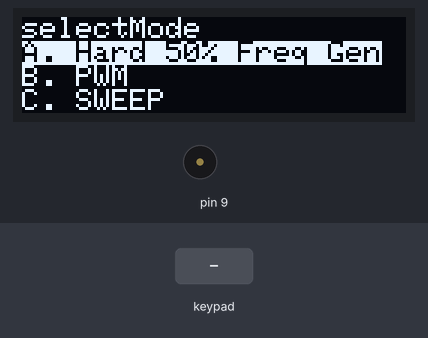
The sketch below on a simulated Arduino Uno, built with avr-gcc and run on an emulated ATmega328P. On the bench: 128×32 one-colour display, buzzer (waves = sounding). Inputs (shaded band) come from the test bench. What the sketch prints to the serial monitor is not drawn.

Above: at 2.3 s.
2.4 s: key 'A' pressed
At 3.0 s:
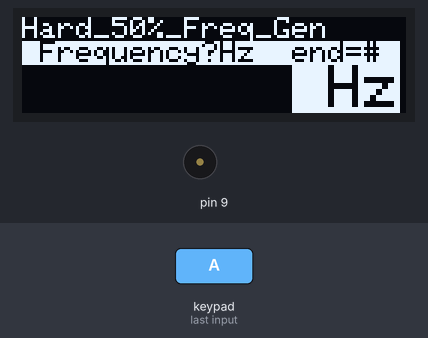
4.0 s: keypad keys 1 2 8 7 6 # pressed 0.4 s apart
At 6.7 s:
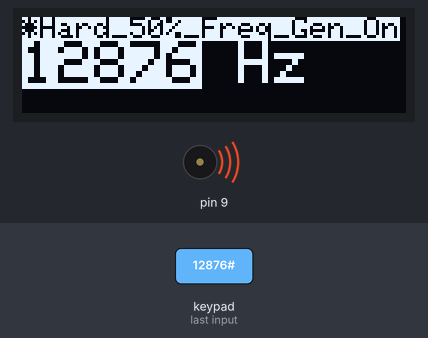
7.9 s: keypad keys 1 2 8 7 6 A pressed 0.4 s apart
At 10.3 s:
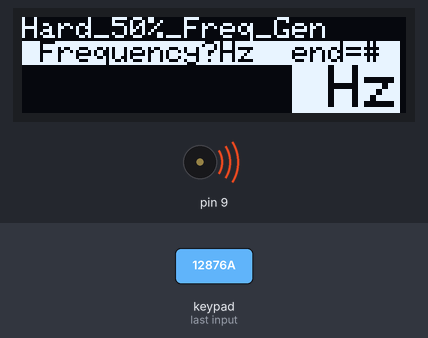
11.8 s: keypad keys 5 4 3 2 * pressed 0.4 s apart
At 12.41 s:
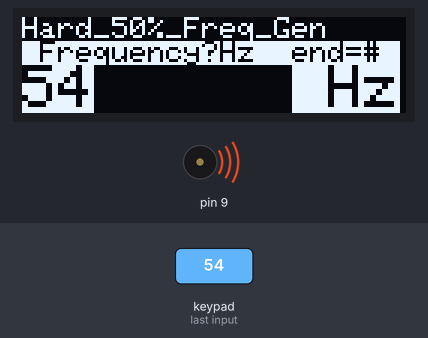
15.3 s: key '#' pressed
At 16.2 s:
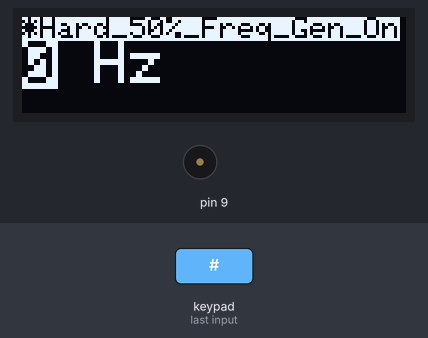
16.8 s: key '1' pressed
At 17.31 s:
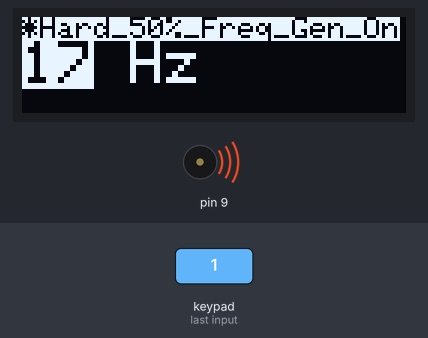
Timing chart, 0 to 19.3 s (numbered marks = the images above; inputs shaded):
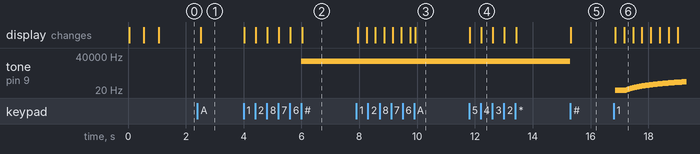

The sketch:

ArduinoHighFreqWaveGen.ino
```cpp
#include <SPI.h>
#include <Wire.h>
#include <Adafruit_GFX.h>
#include <Adafruit_SSD1306.h>

#define SCREEN_WIDTH 128 // OLED display width, in pixels
#define SCREEN_HEIGHT 32 // OLED display height, in pixels

// Declaration for an SSD1306 display connected to I2C (SDA, SCL pins)
#define OLED_RESET     4 // Reset pin # (or -1 if sharing Arduino reset pin)
Adafruit_SSD1306 display(SCREEN_WIDTH, SCREEN_HEIGHT, &Wire, OLED_RESET);

#include <toneAC.h>

#include <Keypad.h>

const byte ROWS = 4; //four rows
const byte COLS = 4; //three columns
char keys[ROWS][COLS] = {
  {'1', '2', '3', 'A'},
  {'4', '5', '6', 'B'},
  {'7', '8', '9', 'C'},
  {'*', '0', '#', 'D'}
};

byte rowPins[ROWS] = {12, 8, 7, 6}; //connect to the column pinouts of the keypad
byte colPins[COLS] = {5, 4, 3, 2}; //connect to the row pinouts of the keypad

Keypad keypad = Keypad( makeKeymap(keys), rowPins, colPins, ROWS, COLS );

long Freq = 1000;
int FreqGendone = 0;
char holdKey;
unsigned long t_hold;


void setup() {
  Serial.begin(9600);
  // SSD1306_SWITCHCAPVCC = generate display voltage from 3.3V internally
  if (!display.begin(SSD1306_SWITCHCAPVCC, 0x3C)) { // Address 0x3C for 128x32
    Serial.println(F("SSD1306 allocation failed"));
    for (;;); // Don't proceed, loop forever
  }

  // Show the display buffer on the screen. You MUST call display() after
  // drawing commands to make them visible on screen!
  //===display.display();
  //===delay(2000);
  // display.display() is NOT necessary after every single drawing command,
  // unless that's what you want...rather, you can batch up a bunch of
  // drawing operations and then update the screen all at once by calling
  // display.display(). These examples demonstrate both approaches...

  splash();
  // Invert and restore display, pausing in-between
  display.invertDisplay(true);
  delay(500);
  display.invertDisplay(false);
  delay(500);

  Serial.println(F("Setup SPLASH Finished"));

  //  for (unsigned long freq = 125; freq <= 15000; freq += 100) {
  //    toneAC(freq); // Play the frequency (125 Hz to 4MHz sweep in 1 Hz steps).
  //    // delay(1);     // Wait 1 ms so you can hear it.
  //  }
  //  delay(1000); // Wait a second.
  //
  //  Serial.println(F("Setup SWEEP Finished"));
  //  toneAC(); // Turn off toneAC, can also use noToneAC().
  Serial.println(F("Setup Finished"));
  selectMode();
}

void loop() {

  char key = keypad.getKey();
  if (key) {
    Serial.print("In loop =");
    Serial.println(key);
  }
  selectMode();

}

void splash(void) {
  display.clearDisplay();

  display.setTextSize(1);             // Normal 1:1 pixel scale
  display.setTextColor(WHITE);        // Draw white text
  display.setCursor(0, 0);            // Start at top-left corner
  display.println(F("WaveGen2"));

  display.setTextColor(BLACK, WHITE); // Draw 'inverse' text
  display.println("FLKR");

  display.setTextSize(2);             // Draw 2X-scale text
  display.setTextColor(WHITE);
  display.print(F("up=")); display.println(millis());

  display.display();

}


void selectMode(void) {

  keypad.addEventListener(keypadEvent); // Add an event listener for this keypad

  display.clearDisplay();

  display.setTextSize(1);             // Normal 1:1 pixel scale
  display.setTextColor(WHITE);        // Draw white text
  display.setCursor(0, 0);            // Start at top-left corner
  display.println(F("selectMode"));

  display.setTextColor(BLACK, WHITE); // Draw 'inverse' text
  display.println("A. Hard 50% Freq Gen");

  display.setTextSize(1);             // Draw 2nd line text
  display.setTextColor(WHITE);
  display.println(F("B. PWM"));

  display.setTextSize(1);             // Draw 2nd line text
  display.setTextColor(WHITE);
  display.print(F("C. SWEEP"));

  display.display();
  delay(100);
  Serial.println(F("SelectMode"));
}

void keypadEvent(KeypadEvent key) {
  if (key) {
    holdKey = key;
  }
  switch (keypad.getState()) {
    case PRESSED:

      if (key == 'A') {
        Serial.println(F("*******Mode A_Hard_50%_Freq_Gen Selected*******"));
        FreqGen();
      }
      break;

      //    case HOLD:
      //      Serial.println("*Is Held");
      //
      //      if ((millis() - t_hold) > 100 ) {
      //        switch (holdKey) {
      //          case '2':
      //            Serial.println("*Freq Up");
      //            display.println(Freq);
      //            displayFreqInHardGen();
      //            break;
      //          case '8':
      //            Serial.println("*Freq Down");
      //            display.println(Freq);
      //            displayFreqInHardGen();
      //            break;
      //        }
      //        t_hold = millis();
      //      }
      //        if (key == '2') {
      //          Freq++;
      //          Serial.println("*Freq Up");
      //          display.println(Freq);
      //        }
      //        break;
      //
      //        if (key == '8') {
      //          Freq--;
      //          Serial.println("*Freq Down");
      //          display.println(Freq);
      //        }
      //        break;
      //
      //    case RELEASED:
      //
      //      break;
      //
      //    case HOLD:
      //        if (key == 'A') {
      //            blink = true;    // Blink the LED when holding the * key.
      //        }
      //        break;
  }
}


void FreqGen() {
  Serial.println(F("FreqGen"));

  display.clearDisplay();
  display.setTextSize(1);             // Normal 1:1 pixel scale
  display.setTextColor(WHITE);        // Draw white text
  display.setCursor(0, 0);            // Start at top-left corner
  display.println(F("Hard_50%_Freq_Gen"));
  display.setTextColor(BLACK, WHITE); // Draw 'inverse' text
  display.println(" Frequency?Hz  end=# ");
  display.setTextSize(2);
  display.setCursor(90, 16);            // Start at place for number
  display.println(" Hz");
  display.display();

  Freq = GetNumber();

  Serial.println("FreqSet=");
  Serial.print(Freq);
  char key = keypad.getKey();
  toneAC(Freq); // before while so it can be turned off
  while (key != '*') {
    int toggle = 0;
    switch (key) {
      case NO_KEY:
        break;
      case '2':
        Freq++;
        break;
      case '1':
        toggle = 1;
        //        Serial.println("before getstate");
        //        if(keypad.getState() == HOLD){Serial.println("keypad.getState() == HOLD is valid");} // it is not!!!!! WORK HERE!!!!!!
        //        Serial.println(String(keypad.getState()));
        while (key != '1' || toggle == 1) {
          Serial.println("after getstate");
          Freq++;
          displayFreqInHardGen();
          toneAC(Freq);
          key = keypad.getKey();
          toggle = 0;
        }
        break;
      case '8':
        Freq--;
        break;
      case '7':
        toggle = 1;
        while (key != '7' || toggle == 1) {
          Freq--;
          displayFreqInHardGen();
          toneAC(Freq);
          key = keypad.getKey();
          toggle = 0;
        }
        break;
      case '3':
        toggle = 1;
        while (key != '3' || toggle == 1) {
          Freq = Freq * 1.01;
          displayFreqInHardGen();
          toneAC(Freq);
          key = keypad.getKey();
          toggle = 0;
        }
        break;
      case '9':
        toggle = 1;
        while (key != '9' || toggle == 1) {
          Freq = Freq * 0.99;
          displayFreqInHardGen();
          toneAC(Freq);
          key = keypad.getKey();
          toggle = 0;
        }
        break;
      case '4':
        Freq = 2;
        displayFreqInHardGen();
        toneAC(Freq);
        toggle = 0;
        break;
      case '5':
        Freq = 1000;
        displayFreqInHardGen();
        toneAC(Freq);
        toggle = 0;
        break;
      case '6':
        Freq = 2000000;
        displayFreqInHardGen();
        toneAC(Freq);
        toggle = 0;
        break;
      case '#':
        toneAC();
        break;
    }
    key = keypad.getKey();
    displayFreqInHardGen();
  }

}


long GetNumber()
{
  long num = 0;
  char key = keypad.getKey();
  display.setCursor(0, 16);
  while (key != '#')
  {
    switch (key)
    {
      case NO_KEY:
        break;

      case '0': case '1': case '2': case '3': case '4':
      case '5': case '6': case '7': case '8': case '9':

        display.print(key);
        display.display();
        num = num * 10 + (key - '0');
        Serial.print("NumCurrent=");
        Serial.println(num);
        break;

      case '*':
        num = 0;
        FreqGen();
        break;
    }

    key = keypad.getKey();
  }
  // it is # pressed!!!!!
  //    if (num <= 0 || num > 5000000) {
  //      Serial.println("FreqSet Overflow!!!!!");
  //      num = 4000000;
  //    }
  return num;
}

void displayFreqInHardGen() {
  display.clearDisplay();                         // =screen after the frequency has been set, just the title "On"
  display.setTextSize(1);
  display.setTextColor(BLACK, WHITE); // Draw 'inverse' text
  display.setCursor(0, 0);
  display.println(F("*Hard_50%_Freq_Gen_On"));
  display.setTextSize(2);
  display.setTextColor(BLACK, WHITE); // Draw 'inverse' text
  display.print(Freq);
  display.setTextColor(WHITE);
  display.println(" Hz");
  display.display();
}
```

Measured:
- after the input at 2.4 s, the display: changes after 0.12 s (image 1)
- after the input at 4.0 s, tone on pin 9: silent → 12876 Hz after 2.0 s; the display: first changes at once (image 2 shows a later state)
- after the input at 7.9 s, tone on pin 9: plays 12877 Hz for 0.02 s, 12878 Hz for 0.02 s, 12879 Hz for 0.02 s, 12880 Hz for 0.02 s, 12881 Hz for 0.02 s, 12882 Hz for 0.02 s … (99 notes in this stretch), starting after 0.05 s; the display: first changes after 0.05 s (image 3 shows a later state)
- after the input at 11.8 s, the display: first changes at once (image 4 shows a later state)
- after the input at 15.3 s, tone on pin 9: 12975 Hz → silent at once; the display: changes at once (image 5)
- after the input at 16.8 s, tone on pin 9: plays 1 Hz for 0.02 s, 2 Hz for 0.02 s, 3 Hz for 0.02 s, 4 Hz for 0.02 s, 5 Hz for 0.02 s, 6 Hz for 0.02 s … (127 notes in this stretch), starting after 0.05 s; the display: first changes after 0.05 s (image 6 shows a later state)
